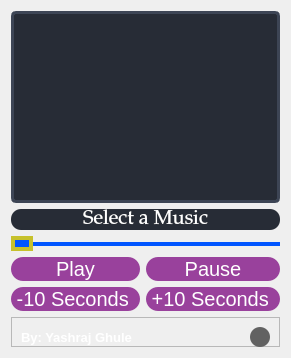
      <widget class="QWidget" name="home">
       <layout class="QGridLayout" name="gridLayout_2">
        <item row="4" column="1">
         <widget class="QPushButton" name="pause">
          <property name="font">
           <font>
            <pointsize>15</pointsize>
           </font>
          </property>
          <property name="styleSheet">
           <string notr="true">QPushButton{
	color: rgb(255, 255, 255);
	border:none;
	background-color:rgb(153, 65, 156);
	border-radius:12px;
}
QPushButton:hover{
	background-color: rgb(214, 91, 218);
}
QPushButton:pressed{
	background-color:rgb(149, 79, 255);
}</string>
          </property>
          <property name="text">
           <string>Pause</string>
          </property>
         </widget>
        </item>
        <item row="5" column="0">
         <widget class="QPushButton" name="min">
          <property name="font">
           <font>
            <pointsize>15</pointsize>
           </font>
          </property>
          <property name="styleSheet">
           <string notr="true">QPushButton{
	color: rgb(255, 255, 255);
	border:none;
	background-color:rgb(153, 65, 156);
	border-radius:12px;
}
QPushButton:hover{
	background-color: rgb(214, 91, 218);
}
QPushButton:pressed{
	background-color:rgb(149, 79, 255);
}</string>
          </property>
          <property name="text">
           <string> -10 Seconds  </string>
          </property>
         </widget>
        </item>
        <item row="5" column="1">
         <widget class="QPushButton" name="max">
          <property name="font">
           <font>
            <pointsize>15</pointsize>
           </font>
          </property>
          <property name="styleSheet">
           <string notr="true">QPushButton{
	color: rgb(255, 255, 255);
	border:none;
	background-color:rgb(153, 65, 156);
	border-radius:12px;
}
QPushButton:hover{
	background-color: rgb(214, 91, 218);
}
QPushButton:pressed{
	background-color:rgb(149, 79, 255);
}</string>
          </property>
          <property name="text">
           <string> +10 Seconds  </string>
          </property>
         </widget>
        </item>
        <item row="1" column="0" colspan="2">
         <widget class="QListWidget" name="listWidget">
          <property name="font">
           <font>
            <family>Palatino Linotype</family>
            <pointsize>10</pointsize>
            <weight>50</weight>
            <italic>false</italic>
            <bold>false</bold>
           </font>
          </property>
          <property name="styleSheet">
           <string notr="true">QListWidget {	
	background-color: rgb(39, 44, 54);
	padding: 10px;
	border-radius: 5px;
	gridline-color: rgb(44, 49, 60);
	border-bottom: 1px solid rgb(44, 49, 60);
	border:3px solid rgb(61, 69, 85);
	font: 10pt &quot;Palatino Linotype&quot;;
	color:rgb(225,225,225);
}
QListWidget::item{
	border-color: rgb(44, 49, 60);
	padding-left: 5px;
	padding-right: 5px;
	gridline-color: rgb(44, 49, 60);
}
QListWidget::item:selected{
	background-color: rgb(85, 170, 255);
	color:rgb(0,0,0);
	border-radius:10px;
}
QScrollBar:horizontal {
    border: none;
    background: rgb(52, 59, 72);
    height: 14px;
    margin: 0px 21px 0 21px;
	border-radius: 0px;
}
 QScrollBar:vertical {
	border: none;
    background: rgb(52, 59, 72);
    width: 14px;
    margin: 21px 0 21px 0;
	border-radius: 0px;
 }
</string>
          </property>
         </widget>
        </item>
        <item row="6" column="0" colspan="2">
         <widget class="QFrame" name="grip">
          <property name="enabled">
           <bool>true</bool>
          </property>
          <property name="maximumSize">
           <size>
            <width>16777215</width>
            <height>30</height>
           </size>
          </property>
          <property name="styleSheet">
           <string notr="true"/>
          </property>
          <property name="frameShape">
           <enum>QFrame::StyledPanel</enum>
          </property>
          <property name="frameShadow">
           <enum>QFrame::Raised</enum>
          </property>
          <layout class="QHBoxLayout" name="horizontalLayout">
           <item>
            <widget class="QLabel" name="label">
             <property name="minimumSize">
              <size>
               <width>0</width>
               <height>20</height>
              </size>
             </property>
             <property name="font">
              <font>
               <pointsize>10</pointsize>
               <weight>75</weight>
               <bold>true</bold>
              </font>
             </property>
             <property name="styleSheet">
              <string notr="true">color: rgb(255, 255, 255);</string>
             </property>
             <property name="text">
              <string>By: Yashraj Ghule</string>
             </property>
            </widget>
           </item>
           <item>
            <widget class="QFrame" name="size_grip">
             <property name="minimumSize">
              <size>
               <width>0</width>
               <height>20</height>
              </size>
             </property>
             <property name="maximumSize">
              <size>
               <width>20</width>
               <height>16777215</height>
              </size>
             </property>
             <property name="toolTip">
              <string>resize</string>
             </property>
             <property name="styleSheet">
              <string notr="true">QFrame{
	background-color: rgb(98, 98, 98);
	border-radius:10px;
}</string>
             </property>
             <property name="frameShape">
              <enum>QFrame::StyledPanel</enum>
             </property>
             <property name="frameShadow">
              <enum>QFrame::Raised</enum>
             </property>
            </widget>
           </item>
          </layout>
         </widget>
        </item>
        <item row="2" column="0" colspan="2">
         <widget class="QLabel" name="status">
          <property name="font">
           <font>
            <family>Palatino Linotype</family>
            <pointsize>15</pointsize>
           </font>
          </property>
          <property name="styleSheet">
           <string notr="true">background-color: rgb(39, 44, 54);
color: rgb(255, 255, 255);
border-radius:10px;</string>
          </property>
          <property name="text">
           <string>Select a Music</string>
          </property>
          <property name="alignment">
           <set>Qt::AlignCenter</set>
          </property>
         </widget>
        </item>
        <item row="4" column="0">
         <widget class="QPushButton" name="play">
          <property name="font">
           <font>
            <pointsize>15</pointsize>
           </font>
          </property>
          <property name="styleSheet">
           <string notr="true">QPushButton{
	color: rgb(255, 255, 255);
	border:none;
	background-color:rgb(153, 65, 156);
	border-radius:12px;
}
QPushButton:hover{
	background-color: rgb(214, 91, 218);
}
QPushButton:pressed{
	background-color:rgb(149, 79, 255);
}</string>
          </property>
          <property name="text">
           <string>Play</string>
          </property>
         </widget>
        </item>
        <item row="3" column="0" colspan="2">
         <widget class="QSlider" name="volume">
          <property name="autoFillBackground">
           <bool>false</bool>
          </property>
          <property name="styleSheet">
           <string notr="true">QSlider::groove:horizontal{
	border-radius:10px;
	background-color: rgb(0, 85, 255);
	background-color: qlineargradient(spread:pad, x1:0.446, y1:0.397, x2:0.446, y2:0.650, stop:0.00493097 rgba(255, 255, 255, 0), stop:0.0192113 rgba(0, 85, 255, 255), stop:0.971689 rgba(0, 85, 255, 255), stop:1 rgba(255, 255, 255, 0));
}
QSlider::handle:horizontal{
	height:21px;
	width:14px;
	background-color:rgb(0, 85, 255);
	border-radius:10px;
	border:4px solid rgb(198,193,44);
}
QSlider::handle:hover{
	background-color: rgb(255, 248, 57)
}
QSlider::handle:pressed{
	background-color: rgb(154, 150, 34);
}</string>
          </property>
          <property name="orientation">
           <enum>Qt::Horizontal</enum>
          </property>
         </widget>
        </item>
       </layout>
      </widget>
